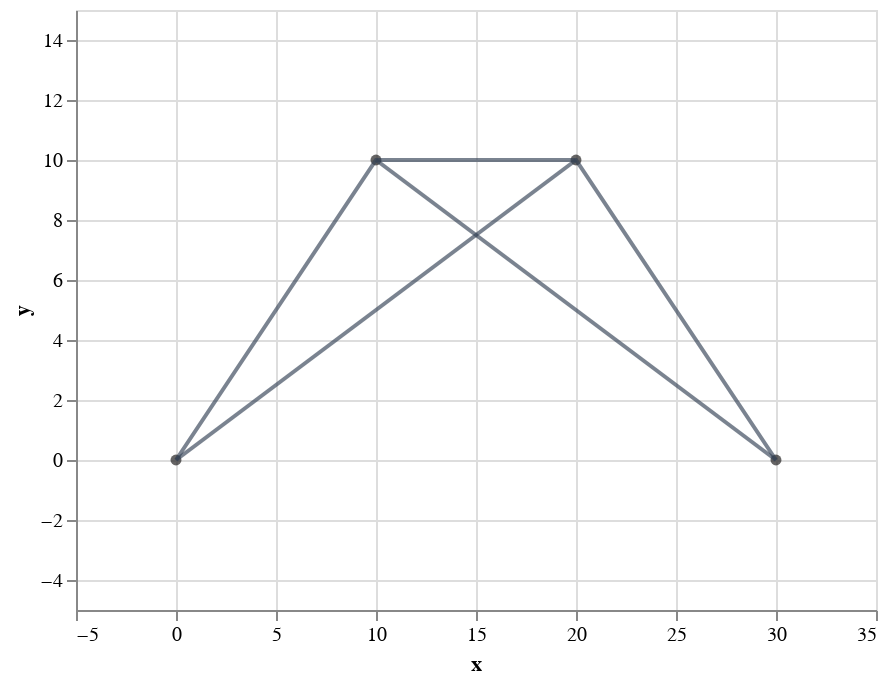

The code cell stored with this chart in its notebook:
### Markdown cell above
### Plotting the Truss (example 1.)

### Code cell
data1 = pd.DataFrame({'x': [0, 10, 20, 30],
                     'y': [0, 10, 10, 0]})

data2 = pd.DataFrame({'x': [0, 10, 20, 30],
                      'y': [0, 10, 10, 0]})

data3 = pd.DataFrame({'x': [20, 0],
                      'y': [10, 0]})

data4 = pd.DataFrame({'x': [10, 30],
                      'y': [10, 0]})

base = alt.Chart(data1).mark_circle().encode(
    alt.X('x', scale=alt.Scale(domain=[-5, 35])),
    alt.Y('y', scale=alt.Scale(domain=[-5, 15])),
)

add1 = alt.Chart(data2).mark_line(color='#334155', opacity=0.65).encode(
    alt.X('x', scale=alt.Scale(domain=[-5, 35])),
    alt.Y('y', scale=alt.Scale(domain=[-5, 15])),
)

add2 = alt.Chart(data3).mark_line(color='#334155', opacity=0.65).encode(
    alt.X('x', scale=alt.Scale(domain=[-5, 35])),
    alt.Y('y', scale=alt.Scale(domain=[-5, 15])),
)

add3 = alt.Chart(data4).mark_line(color='#334155', opacity=0.65).encode(
    alt.X('x', scale=alt.Scale(domain=[-5, 35])),
    alt.Y('y', scale=alt.Scale(domain=[-5, 15])),
)

alt.layer(base, add1, add2, add3).configure_mark(
    color='#252323'
)

### Figure 1 — Vega-Lite specification as saved in the notebook (floating-point values rounded to 4 significant figures)
{"config": {"view": {"continuousWidth": 400, "continuousHeight": 300}, "mark": {"color": "#252323"}}, "layer": [{"data": {"name": "data-0c0ab08ad27249c4ab20cd8bb362e817"}, "mark": "circle", "encoding": {"x": {"field": "x", "scale": {"domain": [-5, 35]}, "type": "quantitative"}, "y": {"field": "y", "scale": {"domain": [-5, 15]}, "type": "quantitative"}}}, {"data": {"name": "data-0c0ab08ad27249c4ab20cd8bb362e817"}, "mark": {"type": "line", "color": "#334155", "opacity": 0.65}, "encoding": {"x": {"field": "x", "scale": {"domain": [-5, 35]}, "type": "quantitative"}, "y": {"field": "y", "scale": {"domain": [-5, 15]}, "type": "quantitative"}}}, {"data": {"name": "data-ae8f926bd745644f31419ebcf2eee404"}, "mark": {"type": "line", "color": "#334155", "opacity": 0.65}, "encoding": {"x": {"field": "x", "scale": {"domain": [-5, 35]}, "type": "quantitative"}, "y": {"field": "y", "scale": {"domain": [-5, 15]}, "type": "quantitative"}}}, {"data": {"name": "data-c962d0e24fc9bdcb78542ed8f146b25d"}, "mark": {"type": "line", "color": "#334155", "opacity": 0.65}, "encoding": {"x": {"field": "x", "scale": {"domain": [-5, 35]}, "type": "quantitative"}, "y": {"field": "y", "scale": {"domain": [-5, 15]}, "type": "quantitative"}}}], "$schema": "https://vega.github.io/schema/vega-lite/v4.17.0.json", "datasets": {"data-0c0ab08ad27249c4ab20cd8bb362e817": [{"x": 0, "y": 0}, {"x": 10, "y": 10}, {"x": 20, "y": 10}, {"x": 30, "y": 0}], "data-ae8f926bd745644f31419ebcf2eee404": [{"x": 20, "y": 10}, {"x": 0, "y": 0}], "data-c962d0e24fc9bdcb78542ed8f146b25d": [{"x": 10, "y": 10}, {"x": 30, "y": 0}]}}
